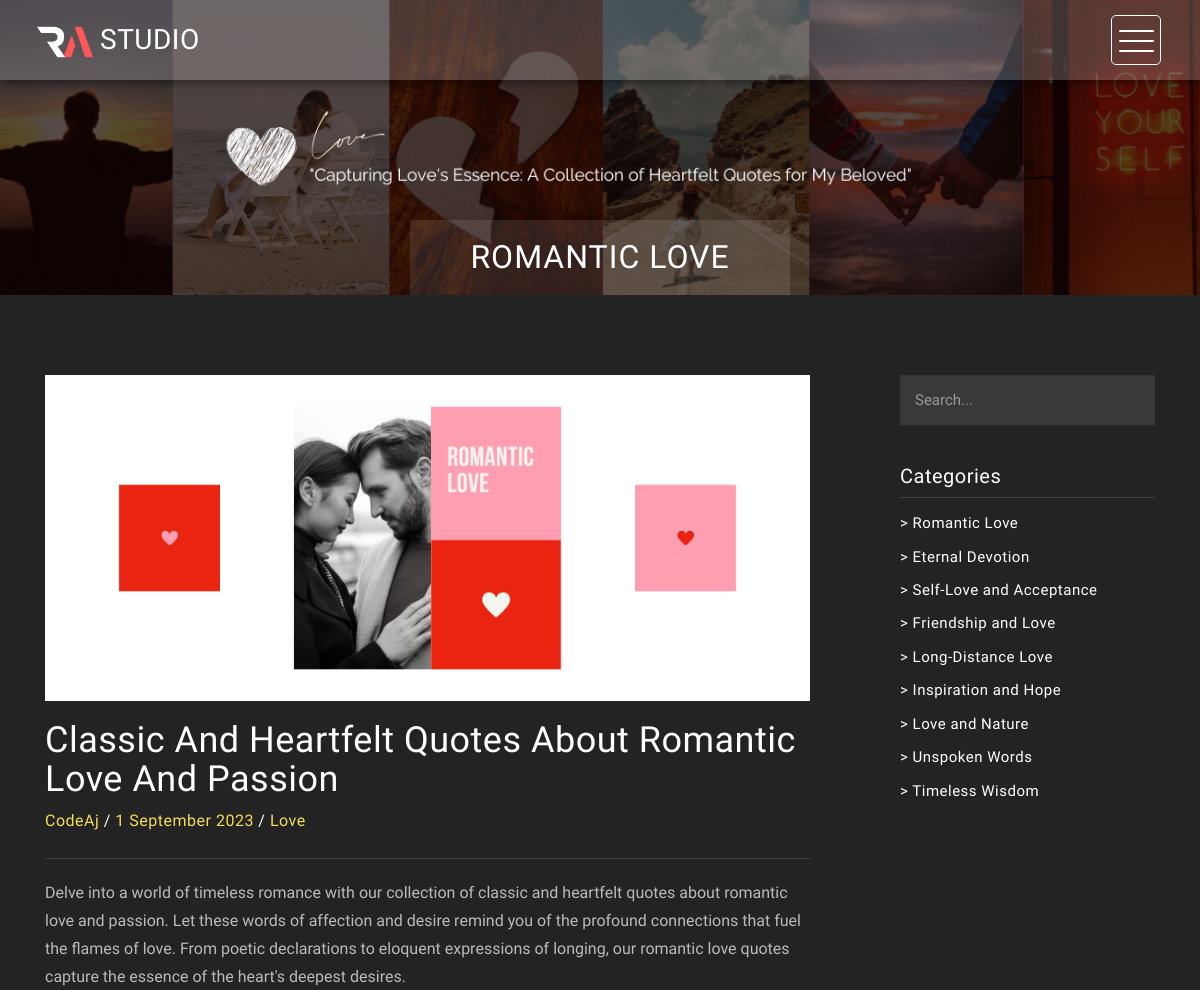
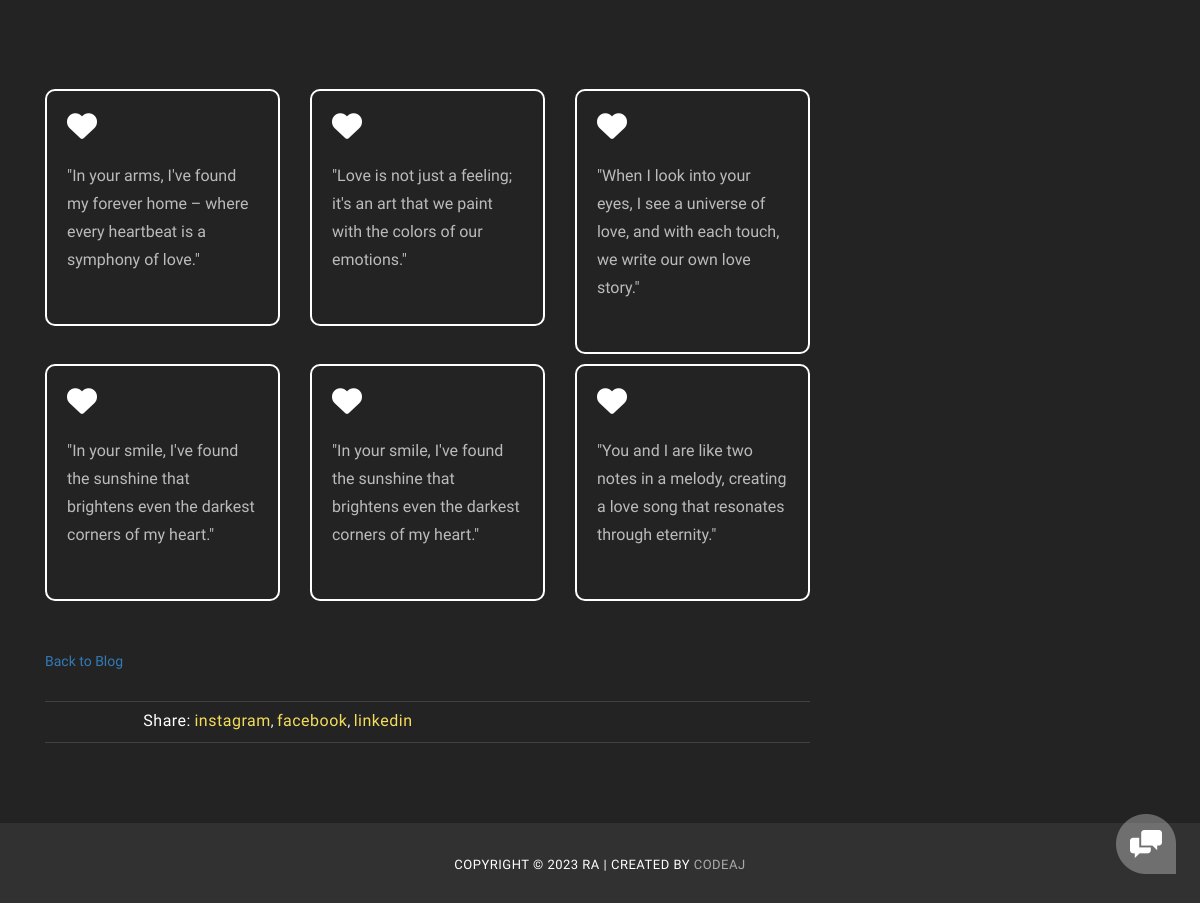
Screenshot of /singlepage/romantic-love with the database file from the repository (2 pictures, top to bottom).
### you/models.py (models this page shows, shortened)
class quotes(models.Model):
    category = models.ForeignKey(category,on_delete=models.CASCADE)
    color = models.CharField(max_length=15,null=True, blank=True)
    quote = models.TextField(null=True, blank=True)
    def __str__(self):
        return self.quote

class category(models.Model):
    name = models.CharField(max_length=50,blank=True, null=True)
    lastname = models.CharField(max_length=50,blank=True, null=True)
    decription = models.CharField(max_length=250, blank=True, null=True)
    longdecription = models.TextField(blank=True, null=True)
    image = models.ImageField(upload_to='category/',null=True,blank=True)
    poster = models.ImageField(upload_to='poster/',null=True,blank=True)
    slug = models.SlugField(blank=True)

### you/views.py (the view)
# urls.py: path('singlepage/<str:slug>',views.singlepost,name='singlepage'),
def singlepost(request,slug):
    cat = category.objects.get(slug=slug)
    quo = quotes.objects.filter(category=cat)
    allcat = category.objects.all()
    print(quo)
    return render(request,'single-post.html', {'quotes':quo,'categories':allcat})

### templates/single-post.html (shortened to what this page needs)
{% extends 'index.html' %}
{% load static %}
    {% block content %}
    <link rel="stylesheet" href="https://cdnjs.cloudflare.com/ajax/libs/font-awesome/6.4.2/css/all.min.css" />
    <div class="page-heading">
        <div class="container">
            <div class="heading-content">
                <h1>{{quotes.0.category.name}} <em>{{quotes.0.category.lastname}}</em></h1>
            </div>
        </div>
    </div>
    <div class="blog-entries">
        <div class="container">
            <div class="col-md-9">
                <div class="blog-posts">
                    <div class="row">
                        <div class="col-md-12">
                            <div class="single-blog-post">
                                <img src="{{quotes.0.category.poster.url}}" alt="">
                                <div class="text-content">
                                    <h2>{{quotes.0.category.decription}}</h2>
                                    <span><a href="#">CodeAj</a> / <a href="#">1 September 2023</a> / <a href="#">Love</a></span>
                                    <p>{{quotes.0.category.longdecription}}<p>
                                    <br>
                                    <div class="row">
                                        {% for quote in quotes %}
                                        <div class="col-md-6 col-lg-4 col-sm-12  " style="margin-bottom:10px;" >
                                            <div class=" boxxx" style="border:2px solid white; padding: 20px;">
                                                <i style="font-size: 30px;" class="fa-solid fa-heart"></i>
                                                <p>
                                                    {{quote.quote}}
                                                </p>
                                            </div>
                                        </div>
                                        {% endfor %}
                                    </div>
                                    <br><br><a href="{% url 'index' %}">Back to Blog</a></p>
                                    <div class="tags-share">
                                        <div class="row">
                                            <div class="col-md-6">
                                                <ul class="share">
                                                    <li>Share:</li>
                                                    <li><a href="https://www.instagram.com/r_aj_love_story/">instagram</a>,</li>
                                                    <li><a href="https://www.facebook.com/c0deaj/">facebook</a>,</li>
                                                    <li><a href="https://www.linkedin.com/in/codeaj/">linkedin</a></li>
                                                </ul>
                                            </div>
                                        </div>
                                    </div>
                                </div>
                            </div>
                        </div>
                    </div>
                </div>
            </div>
            <div class="col-md-3">
                <div class="side-bar">
                    <div class="search">
                        <fieldset>
                            <input name="search" type="text" class="form-control" id="search" placeholder="Search..." required="">
                        </fieldset>
                    </div>
                    <div class="categories">
                        <div class="sidebar-heding">
                            <h2>Categories</h2>
                        </div>
                        <ul>
                            {% for cat in categories %}
                            <li><a href="/singlepage/{{cat.slug}}">> {{cat.name}} {{cat.lastname}}</a></li>
                            {% endfor %}
                        </ul>
                    </div>
                </div>
            </div>
        </div>
    </div>
{% endblock %}

### templates/index.html (shortened to what this page needs)
{% load static %}
<!DOCTYPE html>
<html>
    <head>
        <link rel="stylesheet" href="{% static 'css/bootstrap.min.css' %}">
        <link rel="stylesheet" href="{% static 'css/bootstrap-theme.min.css' %}">
        <link rel="stylesheet" href="{% static 'css/fontAwesome.css' %}">
        <link rel="stylesheet" href="{% static 'css/light-box.css' %}">
        <link rel="stylesheet" href="{% static 'css/templatemo-style.css' %}">
    </head>
<body>
    <nav>
        <div class="logo">
            <a href="{% url 'index' %}">
                <img width="70px" src="{% static 'studio1.png' %}"><em>Studio</em>
            </a>
        </div>
        <div class="menu-icon">
        <span></span>
      </div>
    </nav>
    {% block content %}{% endblock %}
    <footer>
        <div class="container-fluid">
            <div class="col-md-12">
                <p>Copyright &copy; 2023 RA
    | Created by <a href="https://codeajay.pythonanywhere.com/">codeAj</a></p>
            </div>
        </div>
    </footer>
    <div class="popup-icon">
      <button id="modBtn" class="modal-btn"><img src="{% static 'img/contact-icon.png' %}" alt=""></button>
    </div>
</body>
</html>

### static/css/light-box.css (style rules this page uses)
body:after { content: url(../img/close.png) url(../img/loading.gif) url(../img/prev.png) url(../img/next.png); display: none; }

### templates/single-post.html (style rules this page uses)
.boxxx { border-radius:10px; transition : 1s; }
.boxxx i { color :white; transition : 1s; }
.boxxx p { cursor: pointer; }

### rows the page displays
quotes: category.name "ROMANTIC", category.lastname "LOVE", category.poster (picture), category.decription "Classic And Heartfelt Quotes About Romantic Love And Passion", category.longdecription "Delve into a world of timeless romance with our collection of classic and heartfelt quotes about romantic love and passion. Let these words of affection and desire remind you of the profound connections that fuel the flames of love. From poetic declarations to eloquent expressions of longing, our romantic love quotes capture the essence of the heart's deepest desires.", quote "\"In your arms, I've found my forever home – where every heartbeat is a symphony of love.\""
quotes: quote "\"Love is not just a feeling; it's an art that we paint with the colors of our emotions.\""
quotes: quote "\"When I look into your eyes, I see a universe of love, and with each touch, we write our own love story.\""
quotes: quote "\"In your smile, I've found the sunshine that brightens even the darkest corners of my heart.\""
quotes: quote "\"In your smile, I've found the sunshine that brightens even the darkest corners of my heart.\""
quotes: quote "\"You and I are like two notes in a melody, creating a love song that resonates through eternity.\""
category: name "Romantic", lastname "Love"
category: name "Eternal", lastname "Devotion"
category: name "Self-Love and", lastname "Acceptance"
category: name "Friendship and", lastname "Love"
category: name "Long-Distance", lastname "Love"
category: name "Inspiration and", lastname "Hope"
category: name "Love and", lastname "Nature"
category: name "Unspoken", lastname "Words"
category: name "Timeless", lastname "Wisdom"
